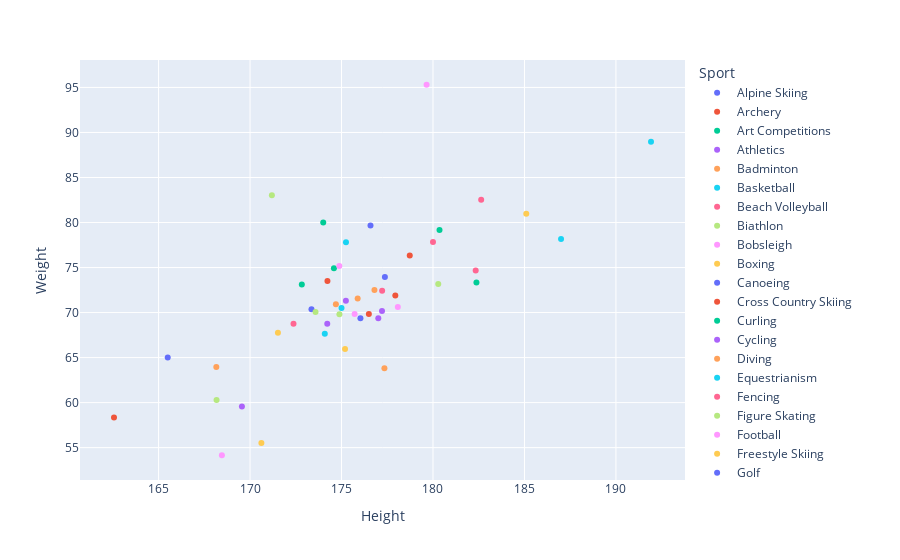

This figure's notebook cell:
### Code cell
fig = px.scatter(df_height_weight, x="Height", y="Weight", color="Sport")

fig.show()

### Figure 1 — Plotly figure (JSON) as saved in the notebook; plotly's stock layout.template omitted (floating-point values rounded to 4 significant figures)
{"data": [{"hovertemplate": "Sport=Alpine Skiing<br>Height=%{x}<br>Weight=%{y}<extra></extra>", "legendgroup": "Alpine Skiing", "marker": {"color": "#636efa", "symbol": "circle"}, "mode": "markers", "name": "Alpine Skiing", "orientation": "v", "showlegend": true, "type": "scatter", "x": [173.4], "xaxis": "x", "y": [70.37], "yaxis": "y"}, {"hovertemplate": "Sport=Archery<br>Height=%{x}<br>Weight=%{y}<extra></extra>", "legendgroup": "Archery", "marker": {"color": "#EF553B", "symbol": "circle"}, "mode": "markers", "name": "Archery", "orientation": "v", "showlegend": true, "type": "scatter", "x": [174.2], "xaxis": "x", "y": [73.5], "yaxis": "y"}, {"hovertemplate": "Sport=Art Competitions<br>Height=%{x}<br>Weight=%{y}<extra></extra>", "legendgroup": "Art Competitions", "marker": {"color": "#00cc96", "symbol": "circle"}, "mode": "markers", "name": "Art Competitions", "orientation": "v", "showlegend": true, "type": "scatter", "x": [174], "xaxis": "x", "y": [80], "yaxis": "y"}, {"hovertemplate": "Sport=Athletics<br>Height=%{x}<br>Weight=%{y}<extra></extra>", "legendgroup": "Athletics", "marker": {"color": "#ab63fa", "symbol": "circle"}, "mode": "markers", "name": "Athletics", "orientation": "v", "showlegend": true, "type": "scatter", "x": [177.0], "xaxis": "x", "y": [69.37], "yaxis": "y"}, {"hovertemplate": "Sport=Badminton<br>Height=%{x}<br>Weight=%{y}<extra></extra>", "legendgroup": "Badminton", "marker": {"color": "#FFA15A", "symbol": "circle"}, "mode": "markers", "name": "Badminton", "orientation": "v", "showlegend": true, "type": "scatter", "x": [175.9], "xaxis": "x", "y": [71.56], "yaxis": "y"}, {"hovertemplate": "Sport=Basketball<br>Height=%{x}<br>Weight=%{y}<extra></extra>", "legendgroup": "Basketball", "marker": {"color": "#19d3f3", "symbol": "circle"}, "mode": "markers", "name": "Basketball", "orientation": "v", "showlegend": true, "type": "scatter", "x": [191.9], "xaxis": "x", "y": [88.96], "yaxis": "y"}, {"hovertemplate": "Sport=Beach Volleyball<br>Height=%{x}<br>Weight=%{y}<extra></extra>", "legendgroup": "Beach Volleyball", "marker": {"color": "#FF6692", "symbol": "circle"}, "mode": "markers", "name": "Beach Volleyball", "orientation": "v", "showlegend": true, "type": "scatter", "x": [182.3], "xaxis": "x", "y": [74.67], "yaxis": "y"}, {"hovertemplate": "Sport=Biathlon<br>Height=%{x}<br>Weight=%{y}<extra></extra>", "legendgroup": "Biathlon", "marker": {"color": "#B6E880", "symbol": "circle"}, "mode": "markers", "name": "Biathlon", "orientation": "v", "showlegend": true, "type": "scatter", "x": [173.6], "xaxis": "x", "y": [70.06], "yaxis": "y"}, {"hovertemplate": "Sport=Bobsleigh<br>Height=%{x}<br>Weight=%{y}<extra></extra>", "legendgroup": "Bobsleigh", "marker": {"color": "#FF97FF", "symbol": "circle"}, "mode": "markers", "name": "Bobsleigh", "orientation": "v", "showlegend": true, "type": "scatter", "x": [179.7], "xaxis": "x", "y": [95.3], "yaxis": "y"}, {"hovertemplate": "Sport=Boxing<br>Height=%{x}<br>Weight=%{y}<extra></extra>", "legendgroup": "Boxing", "marker": {"color": "#FECB52", "symbol": "circle"}, "mode": "markers", "name": "Boxing", "orientation": "v", "showlegend": true, "type": "scatter", "x": [175.2], "xaxis": "x", "y": [65.96], "yaxis": "y"}, {"hovertemplate": "Sport=Canoeing<br>Height=%{x}<br>Weight=%{y}<extra></extra>", "legendgroup": "Canoeing", "marker": {"color": "#636efa", "symbol": "circle"}, "mode": "markers", "name": "Canoeing", "orientation": "v", "showlegend": true, "type": "scatter", "x": [177.4], "xaxis": "x", "y": [73.96], "yaxis": "y"}, {"hovertemplate": "Sport=Cross Country Skiing<br>Height=%{x}<br>Weight=%{y}<extra></extra>", "legendgroup": "Cross Country Skiing", "marker": {"color": "#EF553B", "symbol": "circle"}, "mode": "markers", "name": "Cross Country Skiing", "orientation": "v", "showlegend": true, "type": "scatter", "x": [176.5], "xaxis": "x", "y": [69.85], "yaxis": "y"}, {"hovertemplate": "Sport=Curling<br>Height=%{x}<br>Weight=%{y}<extra></extra>", "legendgroup": "Curling", "marker": {"color": "#00cc96", "symbol": "circle"}, "mode": "markers", "name": "Curling", "orientation": "v", "showlegend": true, "type": "scatter", "x": [172.8], "xaxis": "x", "y": [73.13], "yaxis": "y"}, {"hovertemplate": "Sport=Cycling<br>Height=%{x}<br>Weight=%{y}<extra></extra>", "legendgroup": "Cycling", "marker": {"color": "#ab63fa", "symbol": "circle"}, "mode": "markers", "name": "Cycling", "orientation": "v", "showlegend": true, "type": "scatter", "x": [177.2], "xaxis": "x", "y": [70.18], "yaxis": "y"}, {"hovertemplate": "Sport=Diving<br>Height=%{x}<br>Weight=%{y}<extra></extra>", "legendgroup": "Diving", "marker": {"color": "#FFA15A", "symbol": "circle"}, "mode": "markers", "name": "Diving", "orientation": "v", "showlegend": true, "type": "scatter", "x": [168.2], "xaxis": "x", "y": [63.96], "yaxis": "y"}, {"hovertemplate": "Sport=Equestrianism<br>Height=%{x}<br>Weight=%{y}<extra></extra>", "legendgroup": "Equestrianism", "marker": {"color": "#19d3f3", "symbol": "circle"}, "mode": "markers", "name": "Equestrianism", "orientation": "v", "showlegend": true, "type": "scatter", "x": [174.1], "xaxis": "x", "y": [67.63], "yaxis": "y"}, {"hovertemplate": "Sport=Fencing<br>Height=%{x}<br>Weight=%{y}<extra></extra>", "legendgroup": "Fencing", "marker": {"color": "#FF6692", "symbol": "circle"}, "mode": "markers", "name": "Fencing", "orientation": "v", "showlegend": true, "type": "scatter", "x": [177.2], "xaxis": "x", "y": [72.43], "yaxis": "y"}, {"hovertemplate": "Sport=Figure Skating<br>Height=%{x}<br>Weight=%{y}<extra></extra>", "legendgroup": "Figure Skating", "marker": {"color": "#B6E880", "symbol": "circle"}, "mode": "markers", "name": "Figure Skating", "orientation": "v", "showlegend": true, "type": "scatter", "x": [168.2], "xaxis": "x", "y": [60.29], "yaxis": "y"}, {"hovertemplate": "Sport=Football<br>Height=%{x}<br>Weight=%{y}<extra></extra>", "legendgroup": "Football", "marker": {"color": "#FF97FF", "symbol": "circle"}, "mode": "markers", "name": "Football", "orientation": "v", "showlegend": true, "type": "scatter", "x": [175.7], "xaxis": "x", "y": [69.85], "yaxis": "y"}, {"hovertemplate": "Sport=Freestyle Skiing<br>Height=%{x}<br>Weight=%{y}<extra></extra>", "legendgroup": "Freestyle Skiing", "marker": {"color": "#FECB52", "symbol": "circle"}, "mode": "markers", "name": "Freestyle Skiing", "orientation": "v", "showlegend": true, "type": "scatter", "x": [171.5], "xaxis": "x", "y": [67.76], "yaxis": "y"}, {"hovertemplate": "Sport=Golf<br>Height=%{x}<br>Weight=%{y}<extra></extra>", "legendgroup": "Golf", "marker": {"color": "#636efa", "symbol": "circle"}, "mode": "markers", "name": "Golf", "orientation": "v", "showlegend": true, "type": "scatter", "x": [165.5], "xaxis": "x", "y": [65], "yaxis": "y"}, {"hovertemplate": "Sport=Gymnastics<br>Height=%{x}<br>Weight=%{y}<extra></extra>", "legendgroup": "Gymnastics", "marker": {"color": "#EF553B", "symbol": "circle"}, "mode": "markers", "name": "Gymnastics", "orientation": "v", "showlegend": true, "type": "scatter", "x": [162.6], "xaxis": "x", "y": [58.35], "yaxis": "y"}, {"hovertemplate": "Sport=Handball<br>Height=%{x}<br>Weight=%{y}<extra></extra>", "legendgroup": "Handball", "marker": {"color": "#00cc96", "symbol": "circle"}, "mode": "markers", "name": "Handball", "orientation": "v", "showlegend": true, "type": "scatter", "x": [180.4], "xaxis": "x", "y": [79.18], "yaxis": "y"}, {"hovertemplate": "Sport=Hockey<br>Height=%{x}<br>Weight=%{y}<extra></extra>", "legendgroup": "Hockey", "marker": {"color": "#ab63fa", "symbol": "circle"}, "mode": "markers", "name": "Hockey", "orientation": "v", "showlegend": true, "type": "scatter", "x": [175.2], "xaxis": "x", "y": [71.3], "yaxis": "y"}, {"hovertemplate": "Sport=Ice Hockey<br>Height=%{x}<br>Weight=%{y}<extra></extra>", "legendgroup": "Ice Hockey", "marker": {"color": "#FFA15A", "symbol": "circle"}, "mode": "markers", "name": "Ice Hockey", "orientation": "v", "showlegend": true, "type": "scatter", "x": [176.8], "xaxis": "x", "y": [72.5], "yaxis": "y"}, {"hovertemplate": "Sport=Judo<br>Height=%{x}<br>Weight=%{y}<extra></extra>", "legendgroup": "Judo", "marker": {"color": "#19d3f3", "symbol": "circle"}, "mode": "markers", "name": "Judo", "orientation": "v", "showlegend": true, "type": "scatter", "x": [175.2], "xaxis": "x", "y": [77.82], "yaxis": "y"}, {"hovertemplate": "Sport=Luge<br>Height=%{x}<br>Weight=%{y}<extra></extra>", "legendgroup": "Luge", "marker": {"color": "#FF6692", "symbol": "circle"}, "mode": "markers", "name": "Luge", "orientation": "v", "showlegend": true, "type": "scatter", "x": [180], "xaxis": "x", "y": [77.84], "yaxis": "y"}, {"hovertemplate": "Sport=Modern Pentathlon<br>Height=%{x}<br>Weight=%{y}<extra></extra>", "legendgroup": "Modern Pentathlon", "marker": {"color": "#B6E880", "symbol": "circle"}, "mode": "markers", "name": "Modern Pentathlon", "orientation": "v", "showlegend": true, "type": "scatter", "x": [180.3], "xaxis": "x", "y": [73.16], "yaxis": "y"}, {"hovertemplate": "Sport=Rhythmic Gymnastics<br>Height=%{x}<br>Weight=%{y}<extra></extra>", "legendgroup": "Rhythmic Gymnastics", "marker": {"color": "#FF97FF", "symbol": "circle"}, "mode": "markers", "name": "Rhythmic Gymnastics", "orientation": "v", "showlegend": true, "type": "scatter", "x": [168.5], "xaxis": "x", "y": [54.15], "yaxis": "y"}, {"hovertemplate": "Sport=Rowing<br>Height=%{x}<br>Weight=%{y}<extra></extra>", "legendgroup": "Rowing", "marker": {"color": "#FECB52", "symbol": "circle"}, "mode": "markers", "name": "Rowing", "orientation": "v", "showlegend": true, "type": "scatter", "x": [185.1], "xaxis": "x", "y": [80.98], "yaxis": "y"}, {"hovertemplate": "Sport=Rugby Sevens<br>Height=%{x}<br>Weight=%{y}<extra></extra>", "legendgroup": "Rugby Sevens", "marker": {"color": "#636efa", "symbol": "circle"}, "mode": "markers", "name": "Rugby Sevens", "orientation": "v", "showlegend": true, "type": "scatter", "x": [176.6], "xaxis": "x", "y": [79.67], "yaxis": "y"}, {"hovertemplate": "Sport=Sailing<br>Height=%{x}<br>Weight=%{y}<extra></extra>", "legendgroup": "Sailing", "marker": {"color": "#EF553B", "symbol": "circle"}, "mode": "markers", "name": "Sailing", "orientation": "v", "showlegend": true, "type": "scatter", "x": [178.7], "xaxis": "x", "y": [76.33], "yaxis": "y"}, {"hovertemplate": "Sport=Shooting<br>Height=%{x}<br>Weight=%{y}<extra></extra>", "legendgroup": "Shooting", "marker": {"color": "#00cc96", "symbol": "circle"}, "mode": "markers", "name": "Shooting", "orientation": "v", "showlegend": true, "type": "scatter", "x": [174.6], "xaxis": "x", "y": [74.92], "yaxis": "y"}, {"hovertemplate": "Sport=Short Track Speed Skating<br>Height=%{x}<br>Weight=%{y}<extra></extra>", "legendgroup": "Short Track Speed Skating", "marker": {"color": "#ab63fa", "symbol": "circle"}, "mode": "markers", "name": "Short Track Speed Skating", "orientation": "v", "showlegend": true, "type": "scatter", "x": [174.2], "xaxis": "x", "y": [68.75], "yaxis": "y"}, {"hovertemplate": "Sport=Skeleton<br>Height=%{x}<br>Weight=%{y}<extra></extra>", "legendgroup": "Skeleton", "marker": {"color": "#FFA15A", "symbol": "circle"}, "mode": "markers", "name": "Skeleton", "orientation": "v", "showlegend": true, "type": "scatter", "x": [174.7], "xaxis": "x", "y": [70.92], "yaxis": "y"}, {"hovertemplate": "Sport=Ski Jumping<br>Height=%{x}<br>Weight=%{y}<extra></extra>", "legendgroup": "Ski Jumping", "marker": {"color": "#19d3f3", "symbol": "circle"}, "mode": "markers", "name": "Ski Jumping", "orientation": "v", "showlegend": true, "type": "scatter", "x": [175], "xaxis": "x", "y": [70.5], "yaxis": "y"}, {"hovertemplate": "Sport=Snowboarding<br>Height=%{x}<br>Weight=%{y}<extra></extra>", "legendgroup": "Snowboarding", "marker": {"color": "#FF6692", "symbol": "circle"}, "mode": "markers", "name": "Snowboarding", "orientation": "v", "showlegend": true, "type": "scatter", "x": [172.4], "xaxis": "x", "y": [68.75], "yaxis": "y"}, {"hovertemplate": "Sport=Speed Skating<br>Height=%{x}<br>Weight=%{y}<extra></extra>", "legendgroup": "Speed Skating", "marker": {"color": "#B6E880", "symbol": "circle"}, "mode": "markers", "name": "Speed Skating", "orientation": "v", "showlegend": true, "type": "scatter", "x": [174.9], "xaxis": "x", "y": [69.81], "yaxis": "y"}, {"hovertemplate": "Sport=Swimming<br>Height=%{x}<br>Weight=%{y}<extra></extra>", "legendgroup": "Swimming", "marker": {"color": "#FF97FF", "symbol": "circle"}, "mode": "markers", "name": "Swimming", "orientation": "v", "showlegend": true, "type": "scatter", "x": [178.1], "xaxis": "x", "y": [70.62], "yaxis": "y"}, {"hovertemplate": "Sport=Synchronized Swimming<br>Height=%{x}<br>Weight=%{y}<extra></extra>", "legendgroup": "Synchronized Swimming", "marker": {"color": "#FECB52", "symbol": "circle"}, "mode": "markers", "name": "Synchronized Swimming", "orientation": "v", "showlegend": true, "type": "scatter", "x": [170.6], "xaxis": "x", "y": [55.52], "yaxis": "y"}, {"hovertemplate": "Sport=Table Tennis<br>Height=%{x}<br>Weight=%{y}<extra></extra>", "legendgroup": "Table Tennis", "marker": {"color": "#636efa", "symbol": "circle"}, "mode": "markers", "name": "Table Tennis", "orientation": "v", "showlegend": true, "type": "scatter", "x": [176.0], "xaxis": "x", "y": [69.37], "yaxis": "y"}, {"hovertemplate": "Sport=Taekwondo<br>Height=%{x}<br>Weight=%{y}<extra></extra>", "legendgroup": "Taekwondo", "marker": {"color": "#EF553B", "symbol": "circle"}, "mode": "markers", "name": "Taekwondo", "orientation": "v", "showlegend": true, "type": "scatter", "x": [177.9], "xaxis": "x", "y": [71.88], "yaxis": "y"}, {"hovertemplate": "Sport=Tennis<br>Height=%{x}<br>Weight=%{y}<extra></extra>", "legendgroup": "Tennis", "marker": {"color": "#00cc96", "symbol": "circle"}, "mode": "markers", "name": "Tennis", "orientation": "v", "showlegend": true, "type": "scatter", "x": [182.4], "xaxis": "x", "y": [73.33], "yaxis": "y"}, {"hovertemplate": "Sport=Trampolining<br>Height=%{x}<br>Weight=%{y}<extra></extra>", "legendgroup": "Trampolining", "marker": {"color": "#ab63fa", "symbol": "circle"}, "mode": "markers", "name": "Trampolining", "orientation": "v", "showlegend": true, "type": "scatter", "x": [169.6], "xaxis": "x", "y": [59.56], "yaxis": "y"}, {"hovertemplate": "Sport=Triathlon<br>Height=%{x}<br>Weight=%{y}<extra></extra>", "legendgroup": "Triathlon", "marker": {"color": "#FFA15A", "symbol": "circle"}, "mode": "markers", "name": "Triathlon", "orientation": "v", "showlegend": true, "type": "scatter", "x": [177.3], "xaxis": "x", "y": [63.83], "yaxis": "y"}, {"hovertemplate": "Sport=Volleyball<br>Height=%{x}<br>Weight=%{y}<extra></extra>", "legendgroup": "Volleyball", "marker": {"color": "#19d3f3", "symbol": "circle"}, "mode": "markers", "name": "Volleyball", "orientation": "v", "showlegend": true, "type": "scatter", "x": [187], "xaxis": "x", "y": [78.17], "yaxis": "y"}, {"hovertemplate": "Sport=Water Polo<br>Height=%{x}<br>Weight=%{y}<extra></extra>", "legendgroup": "Water Polo", "marker": {"color": "#FF6692", "symbol": "circle"}, "mode": "markers", "name": "Water Polo", "orientation": "v", "showlegend": true, "type": "scatter", "x": [182.6], "xaxis": "x", "y": [82.54], "yaxis": "y"}, {"hovertemplate": "Sport=Weightlifting<br>Height=%{x}<br>Weight=%{y}<extra></extra>", "legendgroup": "Weightlifting", "marker": {"color": "#B6E880", "symbol": "circle"}, "mode": "markers", "name": "Weightlifting", "orientation": "v", "showlegend": true, "type": "scatter", "x": [171.2], "xaxis": "x", "y": [83.03], "yaxis": "y"}, {"hovertemplate": "Sport=Wrestling<br>Height=%{x}<br>Weight=%{y}<extra></extra>", "legendgroup": "Wrestling", "marker": {"color": "#FF97FF", "symbol": "circle"}, "mode": "markers", "name": "Wrestling", "orientation": "v", "showlegend": true, "type": "scatter", "x": [174.9], "xaxis": "x", "y": [75.16], "yaxis": "y"}], "layout": {"legend": {"title": {"text": "Sport"}, "tracegroupgap": 0}, "margin": {"t": 60}, "xaxis": {"anchor": "y", "domain": [0, 1], "title": {"text": "Height"}}, "yaxis": {"anchor": "x", "domain": [0, 1], "title": {"text": "Weight"}}}}
